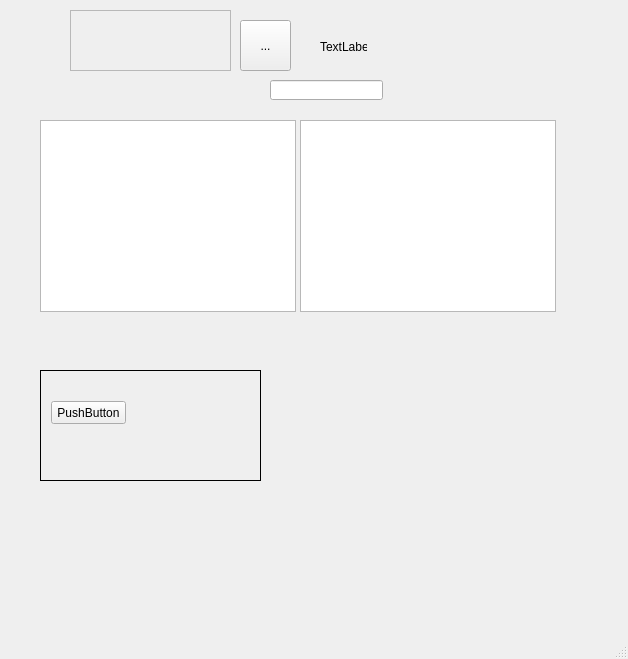
<?xml version="1.0" encoding="UTF-8"?>
<ui version="4.0">
 <class>MainWindow</class>
 <widget class="QMainWindow" name="MainWindow">
  <property name="geometry">
   <rect>
    <x>0</x>
    <y>0</y>
    <width>628</width>
    <height>659</height>
   </rect>
  </property>
  <property name="windowTitle">
   <string>MainWindow</string>
  </property>
  <widget class="QWidget" name="centralwidget">
   <widget class="QScrollArea" name="scrollArea">
    <property name="geometry">
     <rect>
      <x>70</x>
      <y>10</y>
      <width>161</width>
      <height>61</height>
     </rect>
    </property>
    <property name="widgetResizable">
     <bool>true</bool>
    </property>
    <widget class="QWidget" name="scrollAreaWidgetContents">
     <property name="geometry">
      <rect>
       <x>0</x>
       <y>0</y>
       <width>159</width>
       <height>59</height>
      </rect>
     </property>
    </widget>
   </widget>
   <widget class="QToolButton" name="toolButton">
    <property name="geometry">
     <rect>
      <x>240</x>
      <y>20</y>
      <width>51</width>
      <height>51</height>
     </rect>
    </property>
    <property name="text">
     <string>...</string>
    </property>
   </widget>
   <widget class="QLineEdit" name="lineEdit">
    <property name="geometry">
     <rect>
      <x>270</x>
      <y>80</y>
      <width>113</width>
      <height>20</height>
     </rect>
    </property>
   </widget>
   <widget class="QLabel" name="label">
    <property name="geometry">
     <rect>
      <x>320</x>
      <y>40</y>
      <width>47</width>
      <height>13</height>
     </rect>
    </property>
    <property name="text">
     <string>TextLabel</string>
    </property>
   </widget>
   <widget class="QStackedWidget" name="stackedWidget">
    <property name="geometry">
     <rect>
      <x>40</x>
      <y>370</y>
      <width>221</width>
      <height>111</height>
     </rect>
    </property>
    <property name="frameShape">
     <enum>QFrame::Box</enum>
    </property>
    <property name="currentIndex">
     <number>0</number>
    </property>
    <widget class="QWidget" name="page">
     <widget class="QPushButton" name="pushButton">
      <property name="geometry">
       <rect>
        <x>10</x>
        <y>30</y>
        <width>75</width>
        <height>23</height>
       </rect>
      </property>
      <property name="text">
       <string>PushButton</string>
      </property>
     </widget>
    </widget>
    <widget class="QWidget" name="page_2">
     <widget class="QToolButton" name="toolButton_2">
      <property name="geometry">
       <rect>
        <x>60</x>
        <y>30</y>
        <width>25</width>
        <height>19</height>
       </rect>
      </property>
      <property name="text">
       <string>...</string>
      </property>
     </widget>
    </widget>
   </widget>
   <widget class="QTableWidget" name="tableWidget">
    <property name="geometry">
     <rect>
      <x>40</x>
      <y>120</y>
      <width>256</width>
      <height>192</height>
     </rect>
    </property>
   </widget>
   <widget class="QTableView" name="tableView">
    <property name="geometry">
     <rect>
      <x>300</x>
      <y>120</y>
      <width>256</width>
      <height>192</height>
     </rect>
    </property>
   </widget>
  </widget>
  <widget class="QMenuBar" name="menubar">
   <property name="geometry">
    <rect>
     <x>0</x>
     <y>0</y>
     <width>628</width>
     <height>21</height>
    </rect>
   </property>
  </widget>
  <widget class="QStatusBar" name="statusbar"/>
 </widget>
 <resources/>
 <connections/>
</ui>
